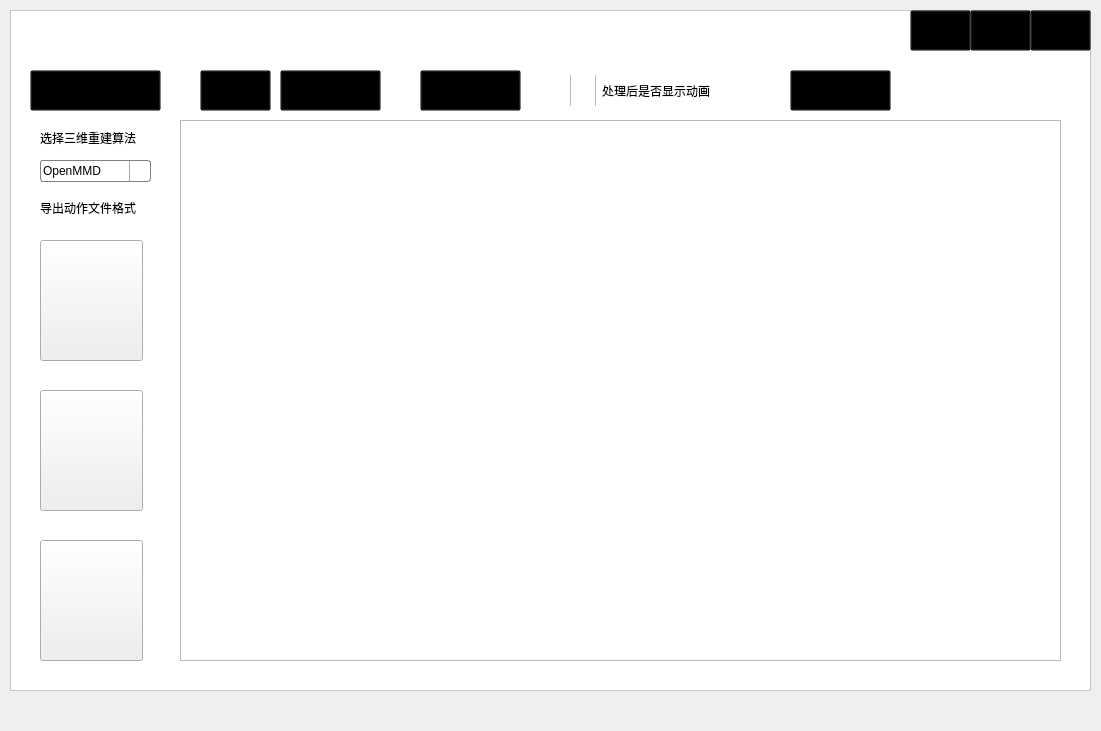
<?xml version="1.0" encoding="UTF-8"?>
<ui version="4.0">
 <class>TrackingWindow</class>
 <widget class="QMainWindow" name="TrackingWindow">
  <property name="enabled">
   <bool>true</bool>
  </property>
  <property name="geometry">
   <rect>
    <x>0</x>
    <y>0</y>
    <width>1101</width>
    <height>731</height>
   </rect>
  </property>
  <property name="minimumSize">
   <size>
    <width>1101</width>
    <height>731</height>
   </size>
  </property>
  <property name="maximumSize">
   <size>
    <width>1101</width>
    <height>731</height>
   </size>
  </property>
  <property name="windowTitle">
   <string>MainWindow</string>
  </property>
  <property name="styleSheet">
   <string notr="true"/>
  </property>
  <widget class="QWidget" name="centralWidget">
   <widget class="QFrame" name="frame">
    <property name="geometry">
     <rect>
      <x>10</x>
      <y>10</y>
      <width>1081</width>
      <height>681</height>
     </rect>
    </property>
    <property name="styleSheet">
     <string notr="true">#frame{background-color: rgb(255, 255, 255);}


</string>
    </property>
    <property name="frameShape">
     <enum>QFrame::StyledPanel</enum>
    </property>
    <property name="frameShadow">
     <enum>QFrame::Raised</enum>
    </property>
    <widget class="QPushButton" name="pushButton_6">
     <property name="geometry">
      <rect>
       <x>960</x>
       <y>0</y>
       <width>61</width>
       <height>41</height>
      </rect>
     </property>
     <property name="styleSheet">
      <string notr="true">#pushButton_6{background-color: transparent;
border-color: transparent;}
#pushButton_6:hover
{
    	border-image: url(:/new/prefix2/red.png);

}
</string>
     </property>
     <property name="text">
      <string/>
     </property>
     <property name="icon">
      <iconset resource="background.qrc">
       <normaloff>:/new/prefix2/Buttons/min.png</normaloff>:/new/prefix2/Buttons/min.png</iconset>
     </property>
     <property name="iconSize">
      <size>
       <width>30</width>
       <height>30</height>
      </size>
     </property>
    </widget>
    <widget class="QPushButton" name="pushButton_7">
     <property name="geometry">
      <rect>
       <x>1020</x>
       <y>0</y>
       <width>61</width>
       <height>41</height>
      </rect>
     </property>
     <property name="styleSheet">
      <string notr="true">#pushButton_7{background-color: transparent;
border-color: transparent;}
#pushButton_7:hover
{
    	border-image: url(:/new/prefix2/red.png);

}</string>
     </property>
     <property name="text">
      <string/>
     </property>
     <property name="icon">
      <iconset resource="background.qrc">
       <normaloff>:/new/prefix2/Buttons/close.png</normaloff>:/new/prefix2/Buttons/close.png</iconset>
     </property>
     <property name="iconSize">
      <size>
       <width>30</width>
       <height>30</height>
      </size>
     </property>
    </widget>
    <widget class="QPushButton" name="pushButton_VMD">
     <property name="geometry">
      <rect>
       <x>30</x>
       <y>230</y>
       <width>103</width>
       <height>121</height>
      </rect>
     </property>
     <property name="styleSheet">
      <string notr="true">#pushButton_VMD:hover
{
	border-image: url(:/new/prefix2/VMD_hover.png);

}
#pushButton_VMD{border-image: url(:/new/prefix2/VMD.png);
}
</string>
     </property>
     <property name="text">
      <string/>
     </property>
     <property name="iconSize">
      <size>
       <width>103</width>
       <height>121</height>
      </size>
     </property>
    </widget>
    <widget class="QPushButton" name="pushButton_FBX">
     <property name="geometry">
      <rect>
       <x>30</x>
       <y>380</y>
       <width>103</width>
       <height>121</height>
      </rect>
     </property>
     <property name="styleSheet">
      <string notr="true">#pushButton_FBX{border-image: url(:/new/prefix2/FBX.png);}
#pushButton_FBX:hover{border-image: url(:/new/prefix2/FBX_hover.png);}</string>
     </property>
     <property name="text">
      <string/>
     </property>
     <property name="iconSize">
      <size>
       <width>103</width>
       <height>121</height>
      </size>
     </property>
    </widget>
    <widget class="QPushButton" name="pushButton_VF">
     <property name="geometry">
      <rect>
       <x>30</x>
       <y>530</y>
       <width>103</width>
       <height>121</height>
      </rect>
     </property>
     <property name="styleSheet">
      <string notr="true">#pushButton_VF:hover
{
border-image: url(:/new/prefix2/vmdfbx_hover.png);
}
#pushButton_VF
{
border-image: url(:/new/prefix2/vmdfbx.png);
}</string>
     </property>
     <property name="text">
      <string/>
     </property>
     <property name="iconSize">
      <size>
       <width>103</width>
       <height>121</height>
      </size>
     </property>
    </widget>
    <widget class="QTableView" name="tableView">
     <property name="geometry">
      <rect>
       <x>170</x>
       <y>110</y>
       <width>881</width>
       <height>541</height>
      </rect>
     </property>
     <property name="styleSheet">
      <string notr="true">QHeaderView::section {background-color:white; border:1px solid gray;}</string>
     </property>
     <attribute name="verticalHeaderCascadingSectionResizes">
      <bool>false</bool>
     </attribute>
    </widget>
    <widget class="QPushButton" name="pushButton_path">
     <property name="geometry">
      <rect>
       <x>20</x>
       <y>60</y>
       <width>131</width>
       <height>41</height>
      </rect>
     </property>
     <property name="sizePolicy">
      <sizepolicy hsizetype="Preferred" vsizetype="Preferred">
       <horstretch>0</horstretch>
       <verstretch>0</verstretch>
      </sizepolicy>
     </property>
     <property name="font">
      <font>
       <family>Microsoft YaHei UI</family>
       <weight>50</weight>
       <bold>false</bold>
      </font>
     </property>
     <property name="styleSheet">
      <string notr="true">#pushButton_path{background-color:transparent;}
#pushButton_path:hover{border-image: url(:/new/prefix2/grey.png);}
</string>
     </property>
     <property name="text">
      <string>选择输出路径</string>
     </property>
     <property name="icon">
      <iconset resource="background.qrc">
       <normaloff>:/new/prefix2/openfile.png</normaloff>:/new/prefix2/openfile.png</iconset>
     </property>
     <property name="iconSize">
      <size>
       <width>30</width>
       <height>30</height>
      </size>
     </property>
    </widget>
    <widget class="QPushButton" name="pushButton_del">
     <property name="geometry">
      <rect>
       <x>190</x>
       <y>60</y>
       <width>71</width>
       <height>41</height>
      </rect>
     </property>
     <property name="sizePolicy">
      <sizepolicy hsizetype="Fixed" vsizetype="Fixed">
       <horstretch>0</horstretch>
       <verstretch>0</verstretch>
      </sizepolicy>
     </property>
     <property name="font">
      <font>
       <family>Microsoft YaHei UI</family>
      </font>
     </property>
     <property name="styleSheet">
      <string notr="true">#pushButton_del{background-color:transparent;}
#pushButton_del:hover{border-image:url(:/new/prefix2/grey.png);}
</string>
     </property>
     <property name="text">
      <string>移除</string>
     </property>
     <property name="icon">
      <iconset resource="background.qrc">
       <normaloff>:/new/prefix2/del.png</normaloff>:/new/prefix2/del.png</iconset>
     </property>
     <property name="iconSize">
      <size>
       <width>30</width>
       <height>30</height>
      </size>
     </property>
    </widget>
    <widget class="QPushButton" name="pushButton_2">
     <property name="geometry">
      <rect>
       <x>780</x>
       <y>60</y>
       <width>101</width>
       <height>41</height>
      </rect>
     </property>
     <property name="font">
      <font>
       <family>Microsoft YaHei UI</family>
      </font>
     </property>
     <property name="styleSheet">
      <string notr="true">#pushButton_2{background-color: transparent;}
#pushButton_2:hover{border-image: url(:/new/prefix2/grey.png);}
</string>
     </property>
     <property name="text">
      <string>返回菜单</string>
     </property>
     <property name="icon">
      <iconset resource="background.qrc">
       <normaloff>:/new/prefix2/return.png</normaloff>:/new/prefix2/return.png</iconset>
     </property>
     <property name="iconSize">
      <size>
       <width>30</width>
       <height>30</height>
      </size>
     </property>
    </widget>
    <widget class="QPushButton" name="pushButton_start">
     <property name="geometry">
      <rect>
       <x>410</x>
       <y>60</y>
       <width>101</width>
       <height>41</height>
      </rect>
     </property>
     <property name="font">
      <font>
       <family>Microsoft YaHei UI</family>
       <pointsize>9</pointsize>
       <weight>50</weight>
       <italic>false</italic>
       <bold>false</bold>
       <underline>false</underline>
       <strikeout>false</strikeout>
      </font>
     </property>
     <property name="styleSheet">
      <string notr="true">#pushButton_start{background-color:transparent;
}


#pushButton_start:hover{border-image: url(:/new/prefix2/grey.png);}
</string>
     </property>
     <property name="text">
      <string>开始处理</string>
     </property>
     <property name="icon">
      <iconset resource="background.qrc">
       <normaloff>:/new/prefix2/start.png</normaloff>:/new/prefix2/start.png</iconset>
     </property>
     <property name="iconSize">
      <size>
       <width>30</width>
       <height>30</height>
      </size>
     </property>
    </widget>
    <widget class="QPushButton" name="pushButton_delAll">
     <property name="geometry">
      <rect>
       <x>270</x>
       <y>60</y>
       <width>101</width>
       <height>41</height>
      </rect>
     </property>
     <property name="font">
      <font>
       <family>Microsoft YaHei UI</family>
      </font>
     </property>
     <property name="styleSheet">
      <string notr="true">#pushButton_delAll{background-color:transparent;}
#pushButton_delAll:hover{
border-image: url(:/new/prefix2/grey.png)}</string>
     </property>
     <property name="text">
      <string>清空列表</string>
     </property>
     <property name="icon">
      <iconset resource="background.qrc">
       <normaloff>:/new/prefix2/delAll.png</normaloff>:/new/prefix2/delAll.png</iconset>
     </property>
     <property name="iconSize">
      <size>
       <width>30</width>
       <height>30</height>
      </size>
     </property>
    </widget>
    <widget class="QLabel" name="label">
     <property name="geometry">
      <rect>
       <x>30</x>
       <y>190</y>
       <width>121</width>
       <height>16</height>
      </rect>
     </property>
     <property name="font">
      <font>
       <family>Microsoft YaHei UI</family>
      </font>
     </property>
     <property name="text">
      <string>导出动作文件格式</string>
     </property>
    </widget>
    <widget class="QLabel" name="label_2">
     <property name="geometry">
      <rect>
       <x>380</x>
       <y>50</y>
       <width>16</width>
       <height>51</height>
      </rect>
     </property>
     <property name="styleSheet">
      <string notr="true">border-image: url(:/new/prefix2/vertical.png);</string>
     </property>
     <property name="text">
      <string/>
     </property>
    </widget>
    <widget class="QLabel" name="label_3">
     <property name="geometry">
      <rect>
       <x>530</x>
       <y>50</y>
       <width>16</width>
       <height>51</height>
      </rect>
     </property>
     <property name="styleSheet">
      <string notr="true">border-image: url(:/new/prefix2/vertical.png);</string>
     </property>
     <property name="text">
      <string/>
     </property>
    </widget>
    <widget class="QLabel" name="label_4">
     <property name="geometry">
      <rect>
       <x>162</x>
       <y>50</y>
       <width>16</width>
       <height>51</height>
      </rect>
     </property>
     <property name="styleSheet">
      <string notr="true">border-image: url(:/new/prefix2/vertical.png);</string>
     </property>
     <property name="text">
      <string/>
     </property>
    </widget>
    <widget class="QLabel" name="label_5">
     <property name="geometry">
      <rect>
       <x>940</x>
       <y>60</y>
       <width>141</width>
       <height>41</height>
      </rect>
     </property>
     <property name="styleSheet">
      <string notr="true"/>
     </property>
     <property name="text">
      <string/>
     </property>
     <property name="pixmap">
      <pixmap resource="background.qrc">:/new/prefix2/logo3.png</pixmap>
     </property>
     <property name="scaledContents">
      <bool>true</bool>
     </property>
    </widget>
    <widget class="QLabel" name="label_6">
     <property name="geometry">
      <rect>
       <x>0</x>
       <y>0</y>
       <width>1081</width>
       <height>41</height>
      </rect>
     </property>
     <property name="toolTipDuration">
      <number>-5</number>
     </property>
     <property name="styleSheet">
      <string notr="true">background-image: url(:/new/prefix2/frame.jpg);</string>
     </property>
     <property name="text">
      <string/>
     </property>
    </widget>
    <widget class="QComboBox" name="comboBox">
     <property name="geometry">
      <rect>
       <x>30</x>
       <y>150</y>
       <width>111</width>
       <height>22</height>
      </rect>
     </property>
     <property name="font">
      <font>
       <family>Microsoft YaHei UI</family>
      </font>
     </property>
     <property name="styleSheet">
      <string notr="true">#comboBox{
    border: 1px solid gray;
    border-radius: 3px;
    padding: 1px 2px 1px 2px; 
    min-width: 6em;   
}
#comboBox:drop-down {
   
    width: 20px;
 
    border-left-width: 1px;
    border-left-color: darkgray;
    border-left-style: solid; /* just a single line */
    border-top-right-radius: 3px; /* same radius as the QComboBox */
    border-bottom-right-radius: 3px;
}
 
#comboBox:down-arrow {
	border-image: url(:/new/prefix2/downArrow.png);
}</string>
     </property>
     <item>
      <property name="text">
       <string>OpenMMD</string>
      </property>
     </item>
     <item>
      <property name="text">
       <string>VNect</string>
      </property>
     </item>
    </widget>
    <widget class="QCheckBox" name="checkBox">
     <property name="geometry">
      <rect>
       <x>560</x>
       <y>65</y>
       <width>171</width>
       <height>31</height>
      </rect>
     </property>
     <property name="font">
      <font>
       <family>Microsoft YaHei UI</family>
      </font>
     </property>
     <property name="styleSheet">
      <string notr="true">QCheckBox::indicator { 
    width: 26px;
    height: 50px;
}
/*未选中*/
QCheckBox::indicator::unchecked {   
    
	image: url(:/new/prefix2/unchecked.png);
}
/*选中*/
QCheckBox::indicator::checked { 
    
	image: url(:/new/prefix2/check.png);
}</string>
     </property>
     <property name="text">
      <string>处理后是否显示动画</string>
     </property>
    </widget>
    <widget class="QLabel" name="label_7">
     <property name="geometry">
      <rect>
       <x>750</x>
       <y>50</y>
       <width>16</width>
       <height>51</height>
      </rect>
     </property>
     <property name="styleSheet">
      <string notr="true">border-image: url(:/new/prefix2/vertical.png);</string>
     </property>
     <property name="text">
      <string/>
     </property>
    </widget>
    <widget class="QLabel" name="label_8">
     <property name="geometry">
      <rect>
       <x>30</x>
       <y>120</y>
       <width>121</width>
       <height>16</height>
      </rect>
     </property>
     <property name="font">
      <font>
       <family>Microsoft YaHei UI</family>
      </font>
     </property>
     <property name="text">
      <string>选择三维重建算法</string>
     </property>
    </widget>
    <widget class="QPushButton" name="pushButton_help">
     <property name="geometry">
      <rect>
       <x>900</x>
       <y>0</y>
       <width>61</width>
       <height>41</height>
      </rect>
     </property>
     <property name="styleSheet">
      <string notr="true">#pushButton_help{background-color: transparent;
border-color: transparent;}
#pushButton_help:hover
{
    	border-image: url(:/new/prefix2/red.png);

}
</string>
     </property>
     <property name="text">
      <string/>
     </property>
     <property name="icon">
      <iconset resource="background.qrc">
       <normaloff>:/new/prefix2/help.png</normaloff>:/new/prefix2/help.png</iconset>
     </property>
     <property name="iconSize">
      <size>
       <width>20</width>
       <height>20</height>
      </size>
     </property>
    </widget>
    <zorder>label_6</zorder>
    <zorder>pushButton_6</zorder>
    <zorder>pushButton_7</zorder>
    <zorder>pushButton_VMD</zorder>
    <zorder>pushButton_FBX</zorder>
    <zorder>pushButton_VF</zorder>
    <zorder>tableView</zorder>
    <zorder>pushButton_path</zorder>
    <zorder>pushButton_del</zorder>
    <zorder>pushButton_2</zorder>
    <zorder>pushButton_start</zorder>
    <zorder>pushButton_delAll</zorder>
    <zorder>label</zorder>
    <zorder>label_2</zorder>
    <zorder>label_3</zorder>
    <zorder>label_4</zorder>
    <zorder>label_5</zorder>
    <zorder>comboBox</zorder>
    <zorder>checkBox</zorder>
    <zorder>label_7</zorder>
    <zorder>label_8</zorder>
    <zorder>pushButton_help</zorder>
   </widget>
  </widget>
  <widget class="QStatusBar" name="statusBar">
   <property name="sizeGripEnabled">
    <bool>false</bool>
   </property>
  </widget>
 </widget>
 <layoutdefault spacing="6" margin="11"/>
 <resources>
  <include location="background.qrc"/>
 </resources>
 <connections/>
</ui>
